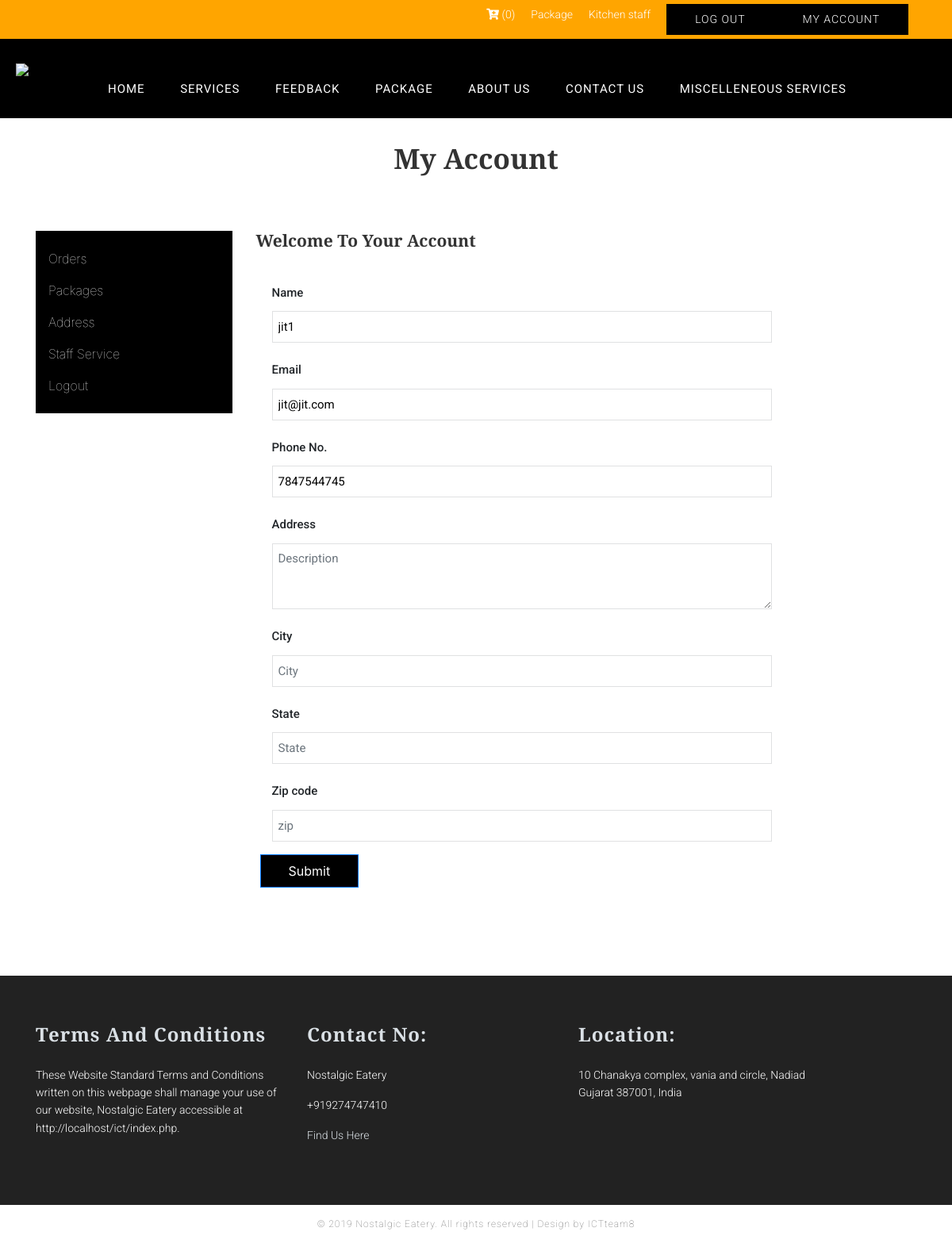
The page /my-account.php?content=address (signed in) on the database its author committed.
### tables this page shows
CREATE TABLE `address` (
  `id` int(11) NOT NULL,
  `user_id` int(10) UNSIGNED DEFAULT NULL,
  `address` varchar(255) DEFAULT NULL,
  `city` varchar(255) DEFAULT NULL,
  `state` varchar(255) DEFAULT NULL,
  `zip_code` varchar(255) DEFAULT NULL
);

CREATE TABLE `user` (
  `id` int(11) NOT NULL,
  `name` varchar(100) NOT NULL,
  `email` varchar(100) NOT NULL,
  `contactno` bigint(10) DEFAULT NULL,
  `dob` date DEFAULT NULL,
  `username` varchar(100) NOT NULL,
  `password` varchar(100) NOT NULL,
  `address` varchar(255) NOT NULL,
  `user_type` enum('users','admin') NOT NULL DEFAULT 'users',
  `created_at` datetime NOT NULL DEFAULT CURRENT_TIMESTAMP
);

### server.php (called while the page is built, shortened)
<?php
$servername = "localhost";
$username = "root";
$password = "";
$db = "ictatjcu_cons2";
$conn = mysqli_connect($servername, $username, $password, $db);
function print_address(){
	global $conn;
	$table = "address";
	$query = "SELECT a.*,u.name,u.email,u.contactno FROM " . $table." a, user u ";
	$query .= " WHERE u.id=a.user_id AND a.user_id=".$_SESSION['id'];
	$query .= " order by a.id DESC";
	$query = mysqli_query($conn, $query);
	return  mysqli_fetch_all($query, MYSQLI_ASSOC);
}
?>

### address.php (the view)
<?php
    $name = "";
    $email = "";
    $contact = "";
    $address = "";
    $city = "";
    $state = "";
    $zip = "";
    if(isset($address1) &&  !empty($address1[0]) ){
        $name = $address1[0]['name'];
        $email = $address1[0]['email'];
        $contact = $address1[0]['contactno'];
        $address = $address1[0]['address'];
        $city = $address1[0]['city'];
        $state = $address1[0]['state'];
        $zip = $address1[0]['zip_code'];
    }
?>
<form action="<?php echo ADMIN_ACTION_URL; ?>?action=add_edit_address" method="POST" id="add_edit_address">
    <div class="row">
    <div class="form-group">
        <label for="name" class="col-sm-2 col-form-label">Name</label>
        <div class="col-sm-10">
            <input type="text" placeholder="Name" name="name" value="<?php echo $name;?>" class="form-control" id="name" >
        </div>
    </div>
    <div class="form-group">
        <label for="service_email" class="col-sm-2 col-form-label">Email</label>
        <div class="col-sm-10">
            <input type="email" placeholder="Email" name="email" value="<?php echo $email; ?>" class="form-control" id="email" readonly disabled>
        </div>
    </div>
     <div class="form-group">
        <label for="contact" class="col-sm-2 col-form-label">Phone No.</label>
        <div class="col-sm-10">
            <input type="text" placeholder="Phone No." name="contact" value="<?php echo $contact; ?>" class="form-control" id="">
        </div>
    </div>
    <div class="form-group">
        <label for="service_email" class="col-sm-2 col-form-label">Address</label>
        <div class="col-sm-10">
        <textarea name="address" id="Description" rows="3" class="form-control" placeholder="Description"><?php echo $address;?></textarea>
        </div>
    </div>
    <div class="form-group">
        <label for="city" class="col-sm-2 col-form-label">City</label>
        <div class="col-sm-10">
            <input type="text" placeholder="City" name="city" value="<?php echo $city; ?>" class="form-control" id="city">
        </div>
    </div>
    <div class="form-group">
        <label for="state" class="col-sm-2 col-form-label">State</label>
        <div class="col-sm-10">
            <input type="text" placeholder="State" name="state" value="<?php echo $state; ?>" class="form-control" id="state">
        </div>
    </div>
    <div class="form-group">
        <label for="zip" class="col-sm-2 col-form-label">Zip code</label>
        <div class="col-sm-10">
            <input type="text" placeholder="zip" name="zip" value="<?php echo $zip; ?>" class="form-control" id="zip">
        </div>
    </div>
    <div class="form-group">
    <button type="submit" class="btn btn-primary">Submit</button>
    </div>
    </div>
</form>

### style.css (style rules this page uses)
* { margin:0; padding:0; font-family: verdana; scroll-behavior:smooth; }
body { background:#fff;padding: 0px;margin: 0px; }
.btn { list-style: none; display: inline-block; float:right; }
form, .content { width: 30%; margin: 0px auto; padding: 20px; background: #fff; position:relative; margin-bottom:5.2%; }
body { font-family: $font-default; font-weight: 100; }
label { color: $color-label; }
.btn { border-radius: 0px;background-color: #000;padding: 8px 35px; }
#add_edit_address { width: 100%; }
#add_edit_address .form-group { width: 100%; }
#add_edit_address .form-group button { float: left; }
#contact label { font-family: "Roboto", sans-serif; font-weight: 500; font-size: 15px; margin-bottom: 5px; }
#contact input { height: 40px; width: 100%; float: left; background-color: transparent; border: 1px solid #e0e1e2; outline: medium none; padding: 7px; font-family: "Roboto", sans-serif; font-weight: 400; font-size: 15px; color: #000 !important;border-radius: 0px !important; }
#contact textarea { width: 100%; float: left; background-color: transparent; border: 1px solid #e0e1e2; outline: medium none; padding: 7px; font-family: "Roboto", sans-serif; font-weight: 400; font-size: 15px; color: #000 !important;border-radius: 0px !important; }

### rows shown on the page
address: name "jit1", email "jit@jit.com", contact "7847544745"

### other values the page prints
$cart_count "0"
